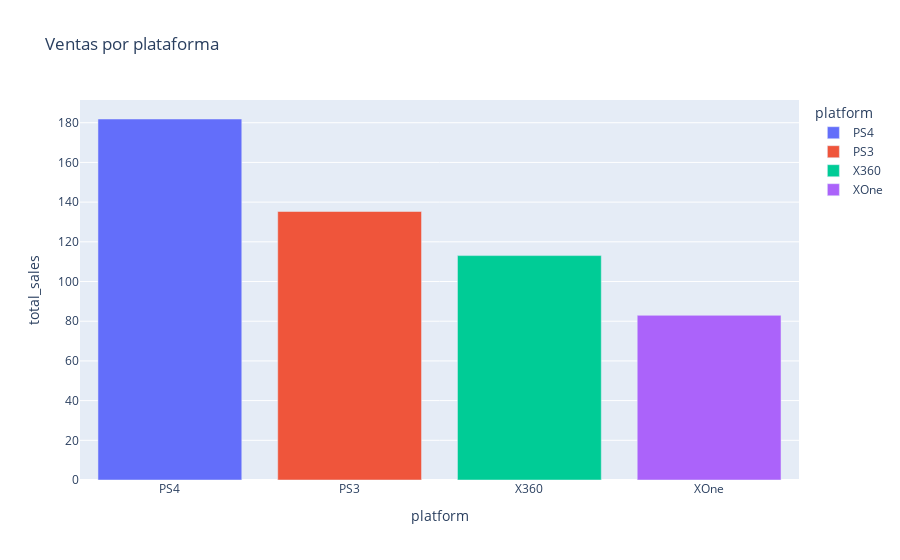

Source (notebook cell):
### Code cell
same_games=correlation_df[(correlation_df['platform'].isin(popular_list))&(correlation_df['name'].isin(games_common_list))]
same_games_group=same_games.groupby('platform')['total_sales'].sum().reset_index().sort_values(by='total_sales',ascending=False)
fig=px.bar(same_games_group,x='platform',y='total_sales',title='Ventas por plataforma',color='platform')
fig.show()

### Figure 1 — Plotly figure (JSON) as saved in the notebook; plotly's stock layout.template omitted (floating-point values rounded to 4 significant figures)
{"data": [{"alignmentgroup": "True", "hovertemplate": "platform=%{x}<br>total_sales=%{y}<extra></extra>", "legendgroup": "PS4", "marker": {"color": "#636efa", "pattern": {"shape": ""}}, "name": "PS4", "offsetgroup": "PS4", "orientation": "v", "showlegend": true, "textposition": "auto", "type": "bar", "x": ["PS4"], "xaxis": "x", "y": [181.9], "yaxis": "y"}, {"alignmentgroup": "True", "hovertemplate": "platform=%{x}<br>total_sales=%{y}<extra></extra>", "legendgroup": "PS3", "marker": {"color": "#EF553B", "pattern": {"shape": ""}}, "name": "PS3", "offsetgroup": "PS3", "orientation": "v", "showlegend": true, "textposition": "auto", "type": "bar", "x": ["PS3"], "xaxis": "x", "y": [135.3], "yaxis": "y"}, {"alignmentgroup": "True", "hovertemplate": "platform=%{x}<br>total_sales=%{y}<extra></extra>", "legendgroup": "X360", "marker": {"color": "#00cc96", "pattern": {"shape": ""}}, "name": "X360", "offsetgroup": "X360", "orientation": "v", "showlegend": true, "textposition": "auto", "type": "bar", "x": ["X360"], "xaxis": "x", "y": [113.1], "yaxis": "y"}, {"alignmentgroup": "True", "hovertemplate": "platform=%{x}<br>total_sales=%{y}<extra></extra>", "legendgroup": "XOne", "marker": {"color": "#ab63fa", "pattern": {"shape": ""}}, "name": "XOne", "offsetgroup": "XOne", "orientation": "v", "showlegend": true, "textposition": "auto", "type": "bar", "x": ["XOne"], "xaxis": "x", "y": [82.98], "yaxis": "y"}], "layout": {"barmode": "relative", "legend": {"title": {"text": "platform"}, "tracegroupgap": 0}, "title": {"text": "Ventas por plataforma"}, "xaxis": {"anchor": "y", "categoryarray": ["PS4", "PS3", "X360", "XOne"], "categoryorder": "array", "domain": [0, 1], "title": {"text": "platform"}}, "yaxis": {"anchor": "x", "domain": [0, 1], "title": {"text": "total_sales"}}}}
